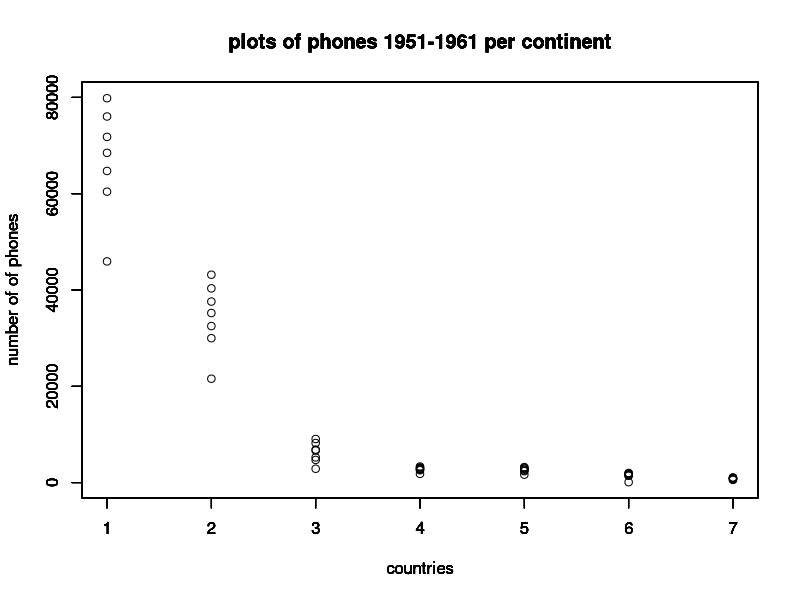
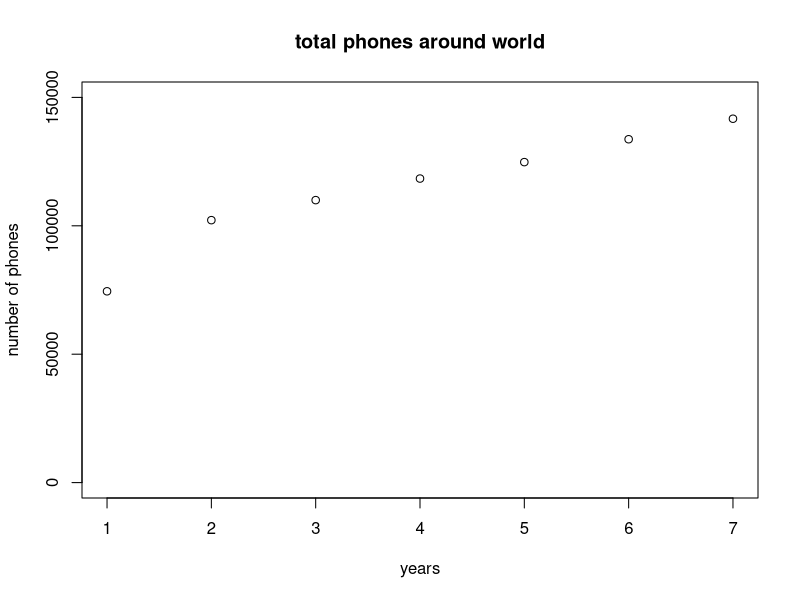

The R source for these figures, in order:
#Ronney Aovida, LAB 6, ISC 4244, part 2


data("WorldPhones")
as.data.frame(WorldPhones)
w= data.frame(WorldPhones)

for (i in 1:length(w)){
x= c(w$N.Amer[i],w$Europe[i],w$Asia[i],w$S.Amer[i],w$Oceania[i],w$Africa[i],w$Mid.Amer[i])
plot(x,ylim=c(1,80000), xlim=c(1,7),ylab="number of of phones",xlab="countries", main="plots of phones 1951-1961 per continent")
par(new=TRUE)
}
par(new=FALSE)
years=c()
for (i in 1:length(w)){
  
year1= sum(w$N.Amer[i],w$Europe[i],w$Asia[i],w$S.Amer[i],w$Oceania[i],w$Africa[i],w$Mid.Amer[i])
years[i]= year1
}
plot(years,ylim=c(1,150000),xlim=c(1,7),xlab="years",ylab="number of phones",main="total phones around world")



